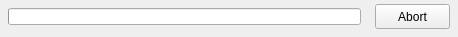
<?xml version="1.0" encoding="UTF-8"?>
<ui version="4.0">
  <class>DownloadWaitForm</class>
  <widget class="QDialog" name="DownloadWaitForm">
    <property name="geometry"><rect><x>0</x><y>0</y><width>458</width><height>37</height></rect></property>
    <property name="windowTitle"><string>Downloading</string></property>
    <property name="vclBorderStyle" stdset="0"><string notr="true">bsSingle</string></property>
    <property name="vclPosition" stdset="0"><string notr="true">poOwnerFormCenter</string></property>
    <property name="vclBorderIcons" stdset="0"><string notr="true"></string></property>
    <property name="vclDesignWidth" stdset="0"><number>458</number></property>
    <property name="vclDesignHeight" stdset="0"><number>37</number></property>
    <widget class="QProgressBar" name="ProgressBar">
      <property name="geometry"><rect><x>8</x><y>8</y><width>353</width><height>17</height></rect></property>
      <property name="minimum"><number>0</number></property>
      <property name="maximum"><number>100</number></property>
      <property name="value"><number>0</number></property>
      <property name="textVisible"><bool>false</bool></property>
    </widget>
    <widget class="QPushButton" name="AbortButton">
      <property name="geometry"><rect><x>375</x><y>4</y><width>75</width><height>25</height></rect></property>
      <property name="text"><string>Abort</string></property>
      <property name="autoDefault"><bool>false</bool></property>
      <property name="vclOnClick" stdset="0"><string notr="true">AbortButtonClick</string></property>
    </widget>
  </widget>
  <resources><include location="../../resources/dfend.qrc"/></resources>
  <connections/>
</ui>
